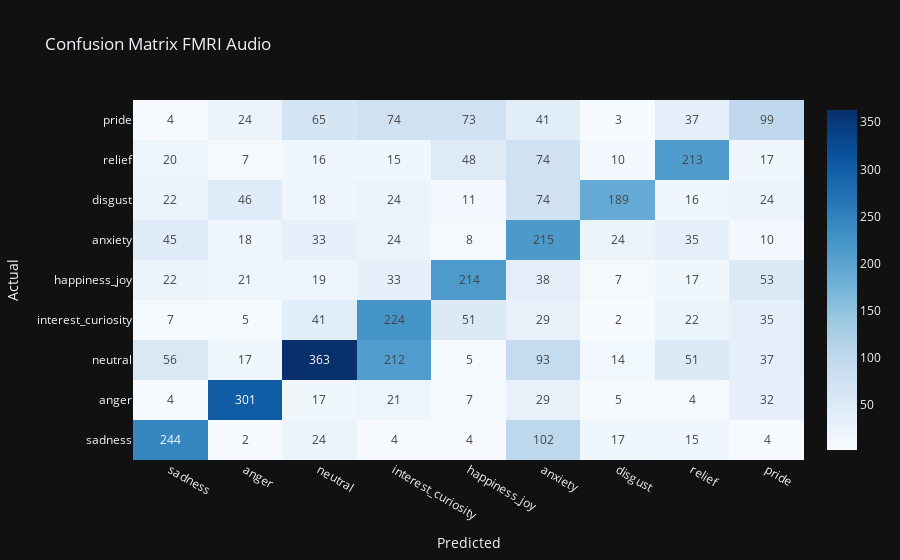

This figure's notebook cell:
### Code cell
fig = create_plotly_conf_mat(y_true, y_pred, title="Confusion Matrix FMRI Audio")

### Figure 1 — Plotly figure (JSON) as saved in the notebook; plotly's stock layout.template omitted (floating-point values rounded to 4 significant figures)
{"data": [{"colorscale": [[0.0, "rgb(247,251,255)"], [0.125, "rgb(222,235,247)"], [0.25, "rgb(198,219,239)"], [0.375, "rgb(158,202,225)"], [0.5, "rgb(107,174,214)"], [0.625, "rgb(66,146,198)"], [0.75, "rgb(33,113,181)"], [0.875, "rgb(8,81,156)"], [1.0, "rgb(8,48,107)"]], "text": [[244, 2, 24, 4, 4, 102, 17, 15, 4], [4, 301, 17, 21, 7, 29, 5, 4, 32], [56, 17, 363, 212, 5, 93, 14, 51, 37], [7, 5, 41, 224, 51, 29, 2, 22, 35], [22, 21, 19, 33, 214, 38, 7, 17, 53], [45, 18, 33, 24, 8, 215, 24, 35, 10], [22, 46, 18, 24, 11, 74, 189, 16, 24], [20, 7, 16, 15, 48, 74, 10, 213, 17], [4, 24, 65, 74, 73, 41, 3, 37, 99]], "x": ["sadness", "anger", "neutral", "interest_curiosity", "happiness_joy", "anxiety", "disgust", "relief", "pride"], "y": ["sadness", "anger", "neutral", "interest_curiosity", "happiness_joy", "anxiety", "disgust", "relief", "pride"], "z": [[244, 2, 24, 4, 4, 102, 17, 15, 4], [4, 301, 17, 21, 7, 29, 5, 4, 32], [56, 17, 363, 212, 5, 93, 14, 51, 37], [7, 5, 41, 224, 51, 29, 2, 22, 35], [22, 21, 19, 33, 214, 38, 7, 17, 53], [45, 18, 33, 24, 8, 215, 24, 35, 10], [22, 46, 18, 24, 11, 74, 189, 16, 24], [20, 7, 16, 15, 48, 74, 10, 213, 17], [4, 24, 65, 74, 73, 41, 3, 37, 99]], "type": "heatmap", "textfont": {"size": 12}, "texttemplate": "%{text:.0f}"}], "layout": {"title": {"text": "Confusion Matrix FMRI Audio"}, "xaxis": {"title": {"text": "Predicted"}}, "yaxis": {"title": {"text": "Actual"}}}}
